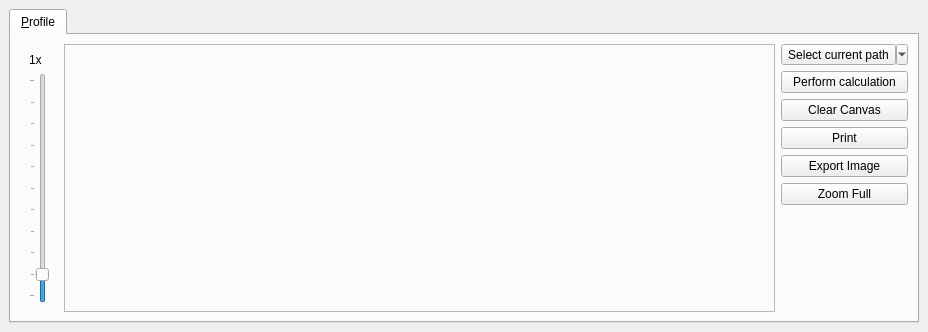
<?xml version="1.0" encoding="UTF-8"?>
<ui version="4.0">
 <class>TwwDockWidget</class>
 <widget class="QDockWidget" name="TwwDockWidget">
  <property name="geometry">
   <rect>
    <x>0</x>
    <y>0</y>
    <width>928</width>
    <height>332</height>
   </rect>
  </property>
  <property name="windowTitle">
   <string>TWW</string>
  </property>
  <widget class="QWidget" name="dockWidgetContents">
   <property name="sizePolicy">
    <sizepolicy hsizetype="Expanding" vsizetype="Expanding">
     <horstretch>0</horstretch>
     <verstretch>0</verstretch>
    </sizepolicy>
   </property>
   <layout class="QVBoxLayout" name="verticalLayout_3">
    <item>
     <widget class="QTabWidget" name="tabWidget">
      <property name="autoFillBackground">
       <bool>true</bool>
      </property>
      <property name="tabPosition">
       <enum>QTabWidget::North</enum>
      </property>
      <property name="tabShape">
       <enum>QTabWidget::Rounded</enum>
      </property>
      <property name="currentIndex">
       <number>0</number>
      </property>
      <property name="elideMode">
       <enum>Qt::ElideNone</enum>
      </property>
      <property name="usesScrollButtons">
       <bool>true</bool>
      </property>
      <widget class="QWidget" name="tab_1">
       <property name="sizePolicy">
        <sizepolicy hsizetype="Expanding" vsizetype="Expanding">
         <horstretch>0</horstretch>
         <verstretch>0</verstretch>
        </sizepolicy>
       </property>
       <attribute name="title">
        <string>&amp;Profile</string>
       </attribute>
       <layout class="QGridLayout">
        <item row="0" column="1">
         <widget class="QFrame" name="frameForPlot">
          <property name="sizePolicy">
           <sizepolicy hsizetype="Expanding" vsizetype="Preferred">
            <horstretch>0</horstretch>
            <verstretch>0</verstretch>
           </sizepolicy>
          </property>
          <property name="frameShape">
           <enum>QFrame::StyledPanel</enum>
          </property>
          <property name="frameShadow">
           <enum>QFrame::Raised</enum>
          </property>
          <layout class="QVBoxLayout" name="verticalLayoutForPlot">
           <property name="spacing">
            <number>0</number>
           </property>
           <property name="leftMargin">
            <number>0</number>
           </property>
           <property name="topMargin">
            <number>0</number>
           </property>
           <property name="rightMargin">
            <number>0</number>
           </property>
           <property name="bottomMargin">
            <number>0</number>
           </property>
          </layout>
         </widget>
        </item>
        <item row="0" column="2">
         <layout class="QGridLayout" name="gridLayout">
          <item row="1" column="0">
           <widget class="QToolButton" name="selectButton">
            <property name="text">
             <string>Select current path</string>
            </property>
            <property name="popupMode">
             <enum>QToolButton::MenuButtonPopup</enum>
            </property>
           </widget>
          </item>
          <item row="2" column="0">
           <widget class="QPushButton" name="performCalculationButton">
            <property name="text">
             <string>Perform calculation</string>
            </property>
           </widget>
          </item>
          <item row="3" column="0">
           <widget class="QPushButton" name="clearCanvasButton">
            <property name="text">
             <string>Clear Canvas</string>
            </property>
           </widget>
          </item>
          <item row="4" column="0">
           <widget class="QPushButton" name="printButton">
            <property name="text">
             <string>Print</string>
            </property>
           </widget>
          </item>
          <item row="5" column="0">
           <widget class="QPushButton" name="exportImageButton">
            <property name="text">
             <string>Export Image</string>
            </property>
           </widget>
          </item>
          <item row="6" column="0">
           <widget class="QPushButton" name="zoomFullButton">
            <property name="text">
             <string>Zoom Full</string>
            </property>
           </widget>
          </item>
          <item row="7" column="0">
           <spacer name="verticalSpacer">
            <property name="orientation">
             <enum>Qt::Vertical</enum>
            </property>
            <property name="sizeHint" stdset="0">
             <size>
              <width>20</width>
              <height>40</height>
             </size>
            </property>
           </spacer>
          </item>
         </layout>
        </item>
        <item row="0" column="0">
         <widget class="QWidget" name="widget" native="true">
          <layout class="QVBoxLayout" name="verticalLayout">
           <item>
            <widget class="QLabel" name="mLblVerticalExaggeration">
             <property name="text">
              <string>1x</string>
             </property>
            </widget>
           </item>
           <item>
            <widget class="QSlider" name="mSliderVerticalExaggeration">
             <property name="sizePolicy">
              <sizepolicy hsizetype="Maximum" vsizetype="Expanding">
               <horstretch>0</horstretch>
               <verstretch>0</verstretch>
              </sizepolicy>
             </property>
             <property name="minimum">
              <number>0</number>
             </property>
             <property name="maximum">
              <number>10</number>
             </property>
             <property name="pageStep">
              <number>1</number>
             </property>
             <property name="value">
              <number>1</number>
             </property>
             <property name="sliderPosition">
              <number>1</number>
             </property>
             <property name="orientation">
              <enum>Qt::Vertical</enum>
             </property>
             <property name="tickPosition">
              <enum>QSlider::TicksAbove</enum>
             </property>
             <property name="tickInterval">
              <number>0</number>
             </property>
            </widget>
           </item>
          </layout>
         </widget>
        </item>
       </layout>
      </widget>
     </widget>
    </item>
   </layout>
  </widget>
 </widget>
 <resources/>
 <connections/>
</ui>
